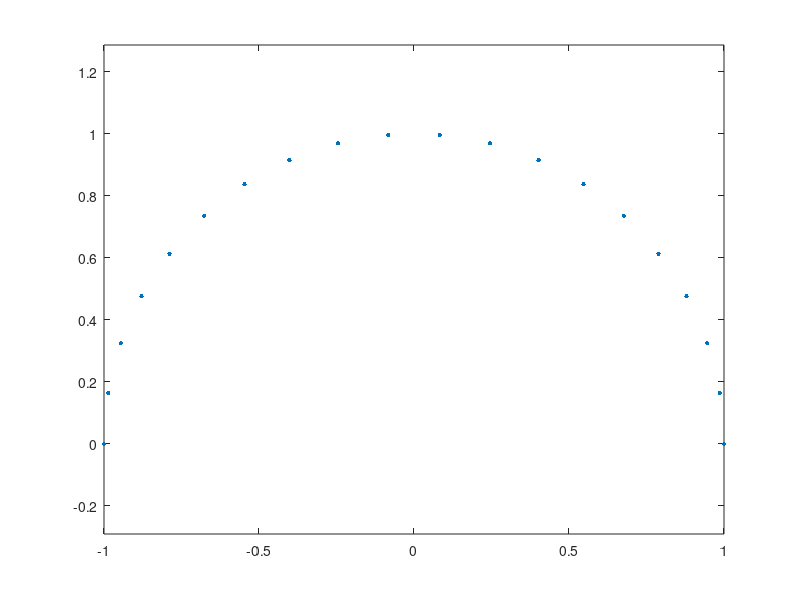

MATLAB code for this plot: (Note: this script raises an error after producing the figure.)
%% 5. Complex Chebfuns
% Lloyd N. Trefethen, November 2009, latest revision May 2019

%% 5.1  Complex functions of a real variable
% (See also Section 12.7 -- phase portraits in Chebfun2.)

%%
% One of the attractive features of MATLAB is that it handles complex
% arithmetic well. For example, here are $20$ points on the upper half of the
% unit circle in the complex plane:
MS = 'markersize';
s = linspace(0,pi,20);
f = exp(1i*s);
plot(f,'.',MS,10)
axis equal
  
%%
% In MATLAB, both the variables |i| and |j| are initialized as $i$, the square
% root of $-1$, but this code uses |1i| instead (just as one might write, for
% example, |3+2i| or |2.2-1.1i|).  Writing the imaginary unit in this fashion
% is a common trick among MATLAB programmers, for it avoids the risk of
% surprises caused by |i| or |j| having been overwritten by other values. The
% |axis equal| command ensures that the real and imaginary axes are scaled
% equally.

%%
% Here is a Chebfun analogue.
s = chebfun(@(s) s,[0 pi]);
f = exp(1i*s);
plot(f)
axis equal

%%
% The Chebfun semicircle is represented by a polynomial of low degree:
length(f)
plot(f,'.-',MS,10)
axis equal

%%
% We can have fun with variations on the theme:
subplot(1,2,1), g = s*exp(10i*s); plot(g), axis equal
subplot(1,2,2), h = exp(2i*s)+.3*exp(20i*s); plot(h), axis equal

%%
subplot(1,2,1), plot(g^2), axis equal
subplot(1,2,2), plot(exp(h)), axis equal

%%
% Such plots make pretty pictures, but as always with Chebfun, the
% underlying operations involve precise mathematics carried out to many
% digits of accuracy.  For example, the integral of |g| is $-\pi i/10$,
sum(g)

%%
% and the integral of |h| is zero:
sum(h)

%%
% Piecewise smooth complex chebfuns are also possible. For example, the
% following starts from a chebfun |z| defined as $(1+0.5i)s$ for $s$ on the
% interval $[0,1]$ and $1+0.5i-2(s-1)$ for $s$ on the interval $[1,2]$.
z = chebfun({@(s) (1+.5i)*s, @(s) 1+.5i-2*(s-1)},[0 1 2]);
subplot(1,2,1), plot(z), axis equal, grid on
subplot(1,2,2), plot(z^2), axis equal, grid on

%%
% Actually, this way of constructing a piecewise chebfun is rather clumsy.
% An easier method is to use the |join| command, in which a
% construction like |join(f,g,h)| constructs a single chebfun with the same
% values as |f|, |g|, and |h|, but on a domain concatenated together.  Thus if
% the domains of |f|, |g|, |h| are $[a,b]$,
% $[c,d]$, and $[e,f]$, then |join(f,g,h)| has
% three pieces with domains $[a,b]$, $[b,b+(d-c)]$, $[b+(d-c),b+(d-c)+(f-e)]$.
% Using this trick, we can construct the chebfun |z| above in the following
% alternative manner:
  s = chebfun(@(s) s,[0 1]);
  zz = join((1+.5i)*s, 1+.5i-2*s);
  norm(z-zz)

%% 5.2 Analytic functions and conformal maps
% A function is *analytic* if it is differentiable in the complex sense, or
% equivalently, if it has a convergent Taylor series near each point in
% its domain of definition.
% Analytic functions do interesting things in the complex plane. In
% particular, away from points where the derivative is zero, they are
% *conformal maps*, which means that although they may scale and rotate an
% infinitesimal region, they preserve angles between intersecting curves.

%%
% For example, suppose we define |R| to be a chebfun corresponding to the
% four sides of a rectangle and we define |X| to be another chebfun
% corresponding to a cross inside |R|.
s = chebfun('s',[0 1]);
R = join(1+s, 2+2i*s, 2+2i-s, 1+2i-2i*s);
LW = 'linewidth'; lw1 = 1.5; lw2 = 2.2;
clf, subplot(1,2,1), plot(R,LW,lw2), grid on, axis equal
X = join(1.3+1.5i+.4*s, 1.5+1.3i+.4i*s);
hold on, plot(X,'r',LW,lw2)

%%
% Here we see what happens to |R| and |X| under the maps $z^2$ and $\exp(z)$:
clf
subplot(1,2,1), plot(R^2,LW,lw1), grid on, axis equal
hold on, plot(X^2,'r',LW,lw2)
subplot(1,2,2), plot(exp(R),LW,lw1), grid on, axis equal
hold on, plot(exp(X),'r',LW,lw2)

%%
% We can take the same idea further and construct a grid in the complex
% plane, each segment of which is a piece of a chebfun that happens to be
% linear.  In this case we accumulate the various pieces as successive
% columns of a quasimatrix, i.e., a "matrix" whose columns are chebfuns
% (see Chapter 6).
  x = chebfun(@(x) x);
  S = chebfun;                  % make an empty chebfun
  for d = -1:.2:1
    S = [S d+1i*x 1i*d+x];      % add 2 more lines to the collection
  end
  clf,
  subplot(1,2,1), plot(S), axis equal

%%
% Here are the exponential and tangent of the grid:
  subplot(1,2,1), plot(exp(S)), axis equal
  subplot(1,2,2), plot(tan(S)), axis equal

%%
% Here is a sequence that puts all three images together on a single scale:
  clf
  plot(S), hold on
  plot(1.6+exp(S))
  plot(6.6+tan(S))
  axis equal, axis off

%%
% A particularly interesting set of conformal maps are the *Moebius
% transformations*, the rational functions of the form $(az+b)/(cz+d)$ for
% constants $a,b,c,d$.  For example, here is a square and its image under the
% map $w = 1/(1+z)$, and the image of the image under the same map, and the
% image of the image of the image.  We also plot the limit point given by
% the equation $z = 1/(1+z)$, i.e., $z = (\sqrt{5}-1)/2$.
moebius = @(z) 1/(1+z);
s = chebfun(@(s) s,[0 1]);
S = join(-.5i+s, 1-.5i+1i*s, 1+.5i-s, .5i-1i*s);
clf
for j = 1:3
  S = [S moebius(S(:,j))];
end
plot(S)
hold on, axis equal
plot((sqrt(5)-1)/2,0,'.k',MS,6)

%%
% Here's a prettier version of the same image using the Chebfun |fill|
% command.
S = join(-.5i+s, 1-.5i+1i*s, 1+.5i-s, .5i-1i*s);
clf
fill(real(S),imag(S),[.5 .5 1]), axis equal, hold on
S = moebius(S); fill(real(S),imag(S),[.5 1 .5])
S = moebius(S); fill(real(S),imag(S),[1 .5 .5])
S = moebius(S); fill(real(S),imag(S),[.5 1 1 ])
plot((sqrt(5)-1)/2,0,'.k',MS,6)
axis off

%% 5.3 Contour integrals
% If $s$ is a real parameter and $z(s)$ is a complex function of $s$,
% then we can define a contour integral in the complex plane like this:
% $$ \int f(z(s)) z'(s) ds . $$
% The contour in question is the curve described by $z(s)$ as $s$ varies over
% its range.

%%
% For example, in the example at the end of Section 5.1 the contour
% consists of two straight segments that begin at $0$ and end at $-1+.5i$.  We
% can compute the integral of $\exp(-z^2)$ over the contour like this:
  f = exp(-z^2);
  I = sum(f*diff(z))

%%
% Notice how easily the contour integral is realized in Chebfun, even over
% a contour consisting of several pieces. This particular integral is
% related to the complex error function [Weideman 1994].
  
%%
% According to *Cauchy's theorem*, the integral of an analytic function
% around a closed curve is zero, or equivalently, the integral between two
% points $z_1$ and $z_2$ is path-independent.
% To verify this property, we can compute the
% same integral over the straight segment going directly from $0$
% to $-1+0.5i$:
  w = chebfun('(-1+.5i)*s',[0 1]);
  f = exp(-w^2);
  I2 = sum(f*diff(w))

%%
% A *meromorphic function* is a function that is analytic in a region of
% interest in the complex plane apart from possible poles. According to the
% *Cauchy integral formula*, $1/2\pi i$ times the integral of a meromorphic
% function $f$ around a closed contour is equal to the sum of the residues of
% $f$ associated with any poles it may have in the enclosed region.   The
% *residue* of $f$ at a point $z_0$ is the coefficient of the degree $-1$ term in
% its Laurent expansion at $z_0$.  For example, the function
% $\exp(z)/z^3$ has
% Laurent series $z^{-3} + z^{-2} + (1/2)z^{-1} + (1/6)z^0 +\dots$ at the
% origin, and so its residue there is $1/2$.  We can confirm this by
% computing the contour integral around a circle:
z = chebfun('exp(1i*s)',[0 2*pi]);
f = exp(z)/z^3;
I = sum(f*diff(z))/(2i*pi)

%%
% Notice that we have just computed the degree $2$ Taylor coefficient of $\exp(z)$.

%%
% When Chebfun integrates around a circular contour like this, it does not
% automatically take advantage of the fact that the integrand is periodic.
% That would
% be Fourier analysis as opposed to Chebyshev analysis, and beginning
% with Version 5, a "trigfun" approach to such problems has been
% available, at least when the arguments are smooth (compare [Davis 1959]).
% For example, we could repeat the above calculation in Fourier mode
% like this:
z = chebfun('exp(1i*s)',[0 2*pi],'trig');
f = exp(z)/z^3;
I = sum(f*diff(z))/(2i*pi)

%%
% Chebyshev methods are more flexible, as a rule, but Fourier methods
% have advantages sometimes of efficiency (up to a factor of $\pi/2$
% per dimension) and accuracy.  For techniques that recover some of
% that factor of $\pi/2$ even for nonperiodic problems,
% see [Hale & Trefethen 2008].

%%
% The contour does not have to have radius $1$, or be centered at the origin:
z = chebfun('1+2*exp(1i*s)',[0 2*pi],'trig');
f = exp(z)/z^3;
I2 = sum(f*diff(z))/(2i*pi)

%% 
% Nor does the contour have to be smooth. Here let us compute the same
% result by integration over a square (reverting to Chebyshev rather
% than Fourier technology).
s = chebfun('s',[-1 1]);
z = join(1+1i*s, 1i-s, -1-1i*s, -1i+s);
f = exp(z)/z^3;
I3 = sum(f*diff(z))/(2i*pi)

%%
% In Chebfun one can also construct more interesting contours of the kind
% that appear in complex variables texts.  Here is an example involving
% a "keyhole" contour:
  c = [-2+.05i, -.2+.05i, -.2-.05i, -2-.05i];    % 4 corners
  s = chebfun('s',[0 1]);
  z = join(c(1)+s*(c(2)-c(1)), c(2)*c(3).^s./c(2).^s, ...
       c(3)+s*(c(4)-c(3)), c(4)*c(1).^s./c(4).^s);
  clf, plot(z), axis equal, axis off

%%
% The integral of $f(z) = \log(z)\tanh(z)$ around this contour will be equal to
% $2\pi i$ times the sum of the residues at the poles of $f$ at $\pm \pi i/2$.
f = log(z)*tanh(z);
I = sum(f*diff(z))
Iexact = 4i*pi*log(pi/2)

%% 5.4 Cauchy integrals and locating zeros and poles
% Here are some further examples of computations with Cauchy integrals. The
% Bernoulli number $B_k$ is $k!$ times the kth Taylor coefficient of
% $z/(\exp(z)-1)$. Here is $B_{10}$ compared with its exact value $5/66$.
k = 10;
z = chebfun('4*exp(1i*s)',[0 2*pi],'trig');
f = z/((exp(z)-1));
B10 = factorial(k)*sum((f/z^(k+1))*diff(z))/(2i*pi)
exact = 5/66

%%
% Notice that we have taken |z| to be a circle of radius $4$. If the radius is
% $1$, the accuracy is a good deal lower:
z = chebfun('exp(1i*s)',[0 2*pi],'trig');
f = z/((exp(z)-1));
B10 = factorial(k)*sum((f/z^(k+1))*diff(z))/(2i*pi)

%%
% This problem of numerical instability would arise no matter how one
% calculated the integral over the unit circle; it is not the fault of
% Chebfun.  For a study of how to pick the optimal radius, see [Bornemann
% 2009].

%%
% Another use of Cauchy integrals is to count zeros or poles of functions
% in specified regions.  According to the *principle of the argument*, the
% number of zeros minus the number of poles of $f$ in a region is
% $$ N = {1\over 2\pi i} \int { f'(z) \over f(z)} dz, $$
% where the integral is taken over the boundary.  Since $f' = df/dz =
% (df/ds)(ds/dz)$, we can rewrite this as
% $$ N = {1\over 2\pi i} \int {1\over f} {df\over ds} ds. $$
% For example, the function $f(z) = \sin(z)^3 + \cos(z)^3$ clearly has no
% poles; how many zeros does it have in the disk about $0$ of radius $2$? The
% following calculation shows that the answer is $3$:
z = chebfun('2*exp(1i*s)',[0 2*pi]);
f = sin(z)^3 + cos(z)^3;
N = sum((diff(f)./f))/(2i*pi)

%%
% What is really going on here is a calculation of the change of the
% argument of $f$ as the boundary is traversed.  Another way to find that
% number is with the Chebfun overloads of the MATLAB commands |angle|
% and |unwrap|:
anglef = unwrap(angle(f));
N = (anglef(end)-anglef(0))/(2*pi)

%%
% Variations on this idea enable one to locate zeros and poles as well as
% count them.  For example, we can locate a single zero with the formula
% $$ r = {1\over 2\pi i} \int  z (df/ds)/f ds $$
% [McCune 1966].  Here is the zero of the function above in the unit disk:
z = chebfun('exp(1i*s)',[0 2*pi],'trig');
f = sin(z)^3 + cos(z)^3;
r = sum(z*(diff(f)/f))/(2i*pi)

%%
% We can check the result by a more ordinary Chebfun calculation:
x = chebfun('x');
f = sin(x)^3 + cos(x)^3;
r = roots(f)

%%
% To find multiple zeros via Cauchy integrals, and for many other 
% generalizations of the ideas in this chapter,
% see [Austin, Kravanja & Trefethen 2013].

%% 5.5 Alphabet soup
% The Chebfun command |scribble| returns a piecewise linear complex chebfun
% corresponding to a word spelled out in capital letters.  For example:
f = scribble('Oxford University');
LW = 'linewidth'; lw = 2;
plot(f,LW,lw), xlim(1.1*[-1 1]), axis equal

%%
% This chebfun happens to have 67 pieces:
length(domain(f))-1

%%
% Though its applications are unlikely to be mathematical, $f$ is a precisely
% defined mathematical object just like any other chebfun.  If we wish, we
% can compute with it:
f(0), norm(f)

%%
% Perhaps more interesting is that we can apply functions to it and learn
% something in the process:
plot(exp(3i*f),'m',LW,lw), ylim(1.2*[-1 1]), axis equal

%%
% Does putting a box around enhance the image? (We do this by adding a
% second column of a Chebfun quasimatrix -- see Chapter 6.)
L = f.ends(end);
s = chebfun(@(x) 2*x+2,[-1 -0.5]);
box = join(-1.1-.05i+2.2*s,1.1-.05i+.22i*s,1.1+.17i-2.2*s,-1.1+.17i-.22i*s);
f = [f box];
plot(f,LW,lw), xlim(1.2*[-1 1]), axis equal

%%
clf, plot(exp((1+.2i)*f),LW,lw), axis equal, axis off

%%
plot(tan(f),LW,lw), axis equal, axis off

%%
% Next May 16, you might wish to write a greeting card for Pafnuty Lvovich
% Chebyshev, accurate as always to 15 digits:
f = scribble('Happy Birthday Pafnuty!');
L = f.ends(end);
g = @(z) exp(-2.2i+(2.5i+.4)*z);
clf, plot(g(f),'r',LW,lw)
circle = 1.12*chebfun(@(x) exp(2i*pi*x/L),[0 L]);
ellipse = 1.2*(circle + 1/circle)/2 + 1i*mean(imag(f));
hold on, plot(g(ellipse),'b',LW,lw)
axis auto equal off

%%
% You can find an example "Birthday cards and analytic functions" in the
% Fun Stuff section of the Chebfun Examples collection, and further
% related explorations in the Geometry section.  And here's another
% complex scribble penned by Gil Strang:
clf
cheb.gallery('motto')

%% 5.6  References
%
% [Austin, Kravanja & Trefethen 2014] A. P. Austin, P. Kravanja, and
% L. N. Trefethen, "Numerical algorithms based on analytic function
% values at roots of unity", _SIAM Journal on Numerical Analysis_ 52 (2014),
% 1795--1821.
%
% [Bornemann 2009] F. Bornemann, "Accuracy and stability of computing
% high-order derivatives of analytic functions by Cauchy integrals",
% _Foundations of Computational Mathematics_, 11 (2011), 1-63.
%
% [Davis 1959] P. J. Davis, "On the numerical integration of periodic
% analytic functions", in R. E. Langer, ed., _On Numerical Integration_,
% Math. Res. Ctr., U. of Wisconsin, 1959, pp. 45-59.
%
% [Hale & Trefethen 2008] N. Hale and L. N. Trefethen, "New quadrature
% formulas from conformal maps", _SIAM Journal on Numerical Analysis_, 46
% (2008), 930-948.
%
% [McCune 1966] J. E. McCune, "Exact inversion of dispersion relations",
% _Physics of Fluids_, 9 (1966), 2082-2084.
%
% [Weideman 1994] J. A. C. Weideman, "Computation of the complex error
% function", _SIAM Journal on Numerical Analysis_, 31 (1994), 1497-1518.
